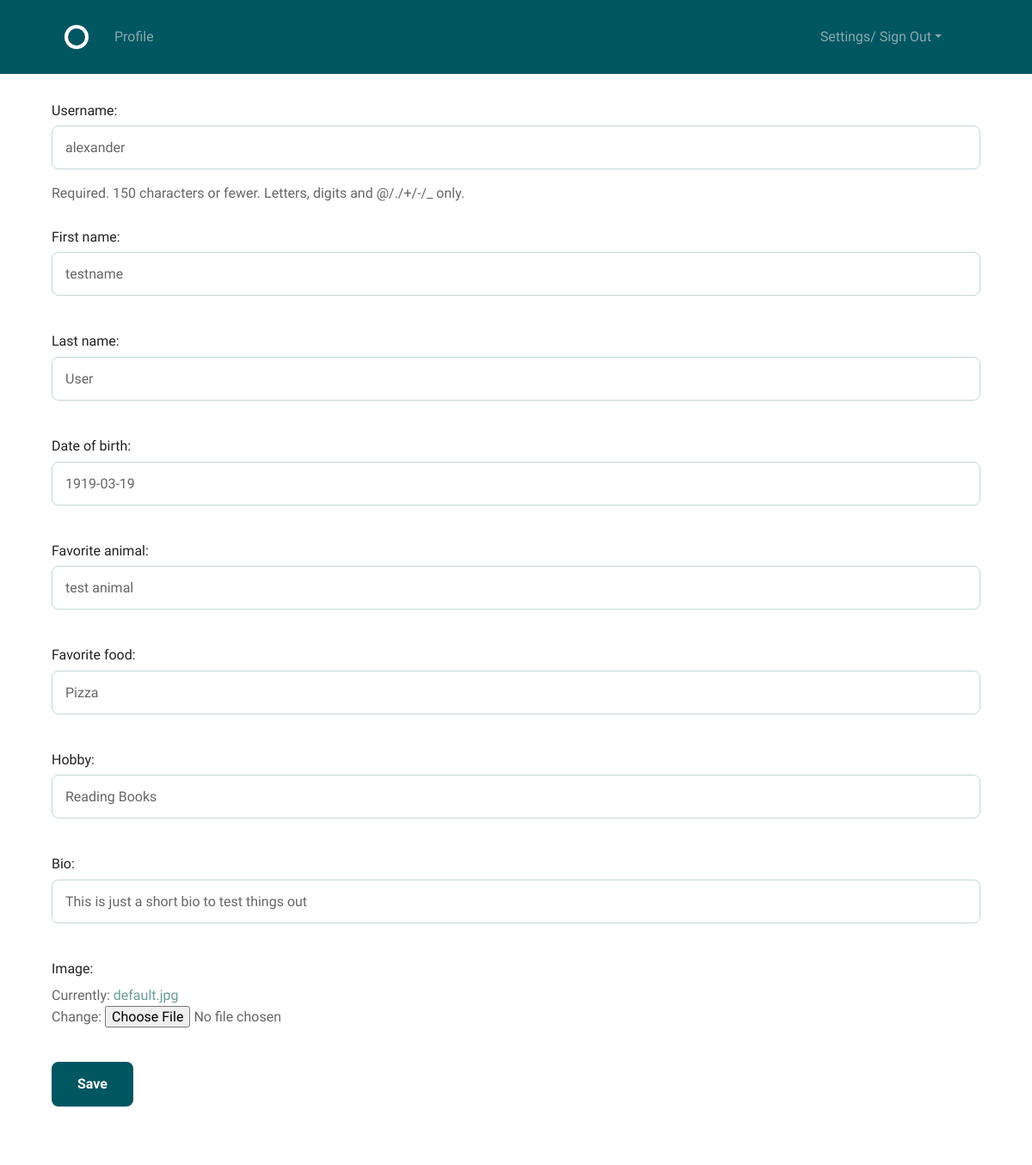
Before: /accounts/profile/edit/ (signed in) with the older database file.
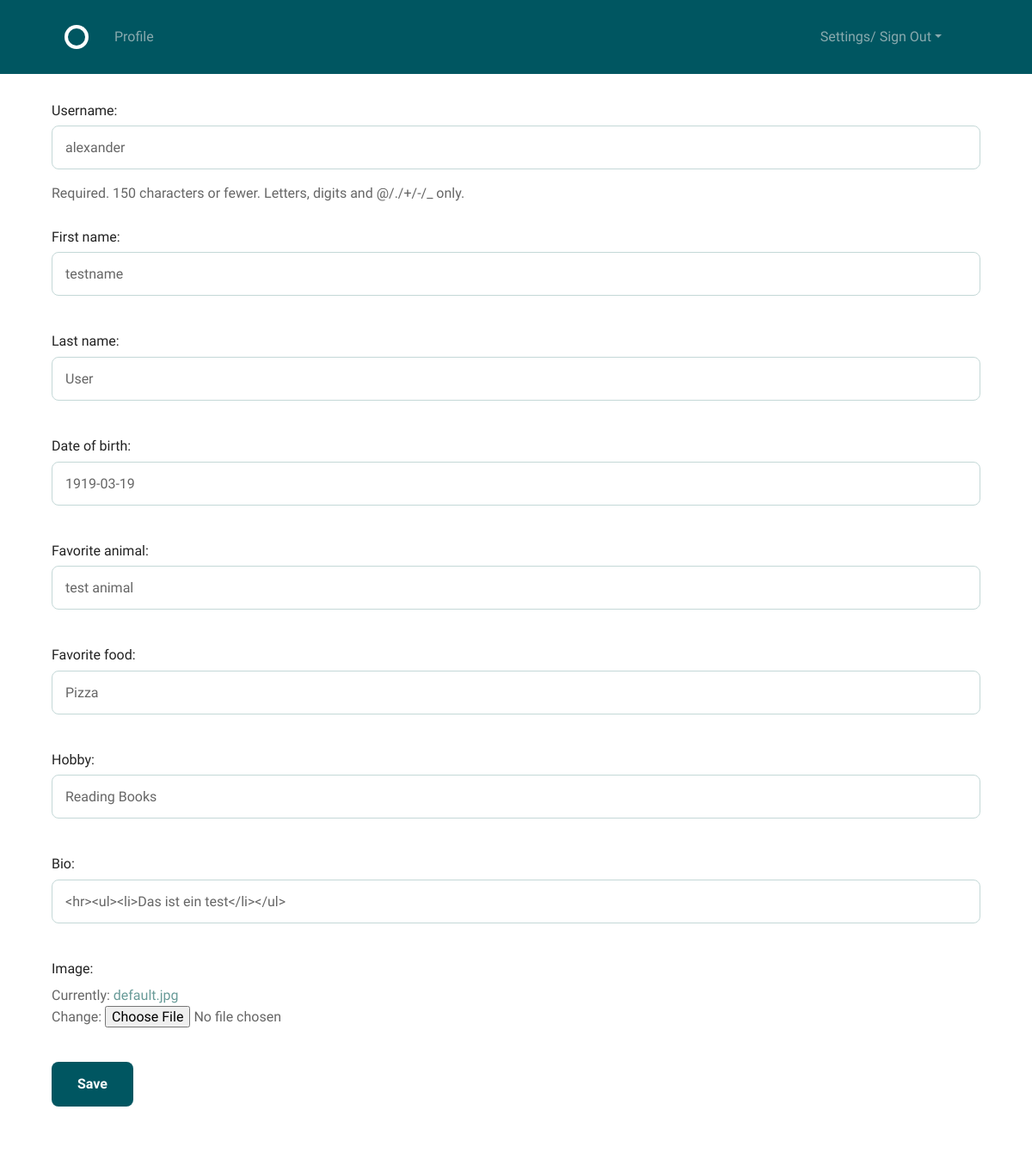
After: the same page with the newer database file.
### accounts/models.py (models this page shows, shortened)
class Profile(models.Model):
    user = models.OneToOneField(User, on_delete=models.CASCADE)
    first_name = models.CharField(max_length=255, blank=True, default='')
    last_name = models.CharField(max_length=255, blank=True, default='')
    date_of_birth = models.DateField(blank=True, null=True)
    favorite_animal = models.CharField(max_length=255, blank=True, default='')
    favorite_food = models.CharField(max_length=300, blank=True, default='')
    hobby = models.CharField(max_length=300, blank=True, default='')
    bio = FroalaField(blank=True, default='')
    image = models.ImageField(default='default.jpg', upload_to='profile_pics')

### accounts/views.py (the view)
# urls.py: url(r'profile/edit/$', views.edit_profile, name='edit_profile'),
@login_required
def edit_profile(request):
    if request.method == 'POST':
        user_form = UserEditForm(request.POST, instance=request.user)
        profile_form = ProfileEditForm(request.POST, request.FILES,
                                       instance=request.user.profile)
        if user_form.is_valid() and profile_form.is_valid():
            user_form.save()
            profile_form.save()
            messages.success(
                request,
                "You edited your profile!"
            )
            return HttpResponseRedirect(reverse('accounts:profile'))
    else:
        user_form = UserEditForm(instance=request.user)
        profile_form = ProfileEditForm(instance=request.user.profile)
    context = {
        'user_form': user_form,
        'profile_form': profile_form
    }
    return render(request, 'accounts/edit_profile.html', context)

### accounts/forms.py (shortened to what this page needs)
class UserEditForm(forms.ModelForm):
    class Meta:
        model = User
        fields = ['username']

class ProfileEditForm(forms.ModelForm):
    class Meta:
        model = Profile
        fields = [
            'first_name',
            'last_name',
            'date_of_birth',
            'favorite_animal',
            'favorite_food',
            'hobby',
            'bio',
            'image',
        ]
        widgets = {
            'date_of_birth': DatePickerInput(
                options={
                    'format': 'YYYY-MM-DD',
                    'extraFormats': ['MM/DD/YY', 'MM/DD/YYYY', ],
                }
            ),
            'bio': FroalaEditor()
        }
        input_formats = {
            'date_of_birth': ['%Y-%m-%d', '%m/%d/%Y', '%m/%d/%y']
        }

### accounts/templates/accounts/edit_profile.html (shortened to what this page needs)
{% extends "layout.html" %}
{% block body %}
    <form method="POST" action="{% url 'accounts:edit_profile' %}" enctype="multipart/form-data">
        {{ user_form.as_p }}
        {{ profile_form.as_p }}
        <input type="submit" class="button-primary" value="Save">
    </form>
{% endblock %}

Changed rows visible on the page:
changed Profile "testname": bio "This is just a short bio to test things out" → "<hr><ul><li>Das ist ein test</li></ul>"
